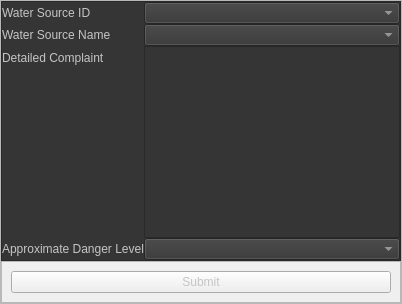
            <widget class="QWidget" name="page_4">
             <layout class="QHBoxLayout" name="horizontalLayout_14">
              <property name="spacing">
               <number>0</number>
              </property>
              <property name="leftMargin">
               <number>0</number>
              </property>
              <property name="topMargin">
               <number>0</number>
              </property>
              <property name="rightMargin">
               <number>0</number>
              </property>
              <property name="bottomMargin">
               <number>0</number>
              </property>
              <item>
               <widget class="QFrame" name="frame_15">
                <property name="frameShape">
                 <enum>QFrame::StyledPanel</enum>
                </property>
                <property name="frameShadow">
                 <enum>QFrame::Raised</enum>
                </property>
                <layout class="QVBoxLayout" name="verticalLayout_7">
                 <property name="spacing">
                  <number>0</number>
                 </property>
                 <property name="leftMargin">
                  <number>0</number>
                 </property>
                 <property name="topMargin">
                  <number>0</number>
                 </property>
                 <property name="rightMargin">
                  <number>0</number>
                 </property>
                 <property name="bottomMargin">
                  <number>0</number>
                 </property>
                 <item>
                  <widget class="QFrame" name="frame_16">
                   <property name="styleSheet">
                    <string notr="true">background-color: rgb(53, 53, 53);</string>
                   </property>
                   <property name="frameShape">
                    <enum>QFrame::StyledPanel</enum>
                   </property>
                   <property name="frameShadow">
                    <enum>QFrame::Raised</enum>
                   </property>
                   <layout class="QHBoxLayout" name="horizontalLayout_15">
                    <property name="spacing">
                     <number>0</number>
                    </property>
                    <property name="leftMargin">
                     <number>0</number>
                    </property>
                    <property name="topMargin">
                     <number>0</number>
                    </property>
                    <property name="rightMargin">
                     <number>0</number>
                    </property>
                    <property name="bottomMargin">
                     <number>0</number>
                    </property>
                    <item>
                     <layout class="QFormLayout" name="formLayout">
                      <item row="0" column="0">
                       <widget class="QLabel" name="label_5">
                        <property name="styleSheet">
                         <string notr="true">color:rgb(197, 197, 197);</string>
                        </property>
                        <property name="text">
                         <string>Water Source ID</string>
                        </property>
                       </widget>
                      </item>
                      <item row="0" column="1">
                       <widget class="QComboBox" name="comboBox">
                        <property name="styleSheet">
                         <string notr="true">color:rgb(197, 197, 197);
</string>
                        </property>
                       </widget>
                      </item>
                      <item row="1" column="0">
                       <widget class="QLabel" name="label_6">
                        <property name="styleSheet">
                         <string notr="true">color:rgb(197, 197, 197);
</string>
                        </property>
                        <property name="text">
                         <string>Water Source Name</string>
                        </property>
                       </widget>
                      </item>
                      <item row="1" column="1">
                       <widget class="QComboBox" name="comboBox_2">
                        <property name="styleSheet">
                         <string notr="true">color:rgb(197, 197, 197);</string>
                        </property>
                       </widget>
                      </item>
                      <item row="2" column="0">
                       <widget class="QLabel" name="label_7">
                        <property name="styleSheet">
                         <string notr="true">color:rgb(197, 197, 197);
</string>
                        </property>
                        <property name="text">
                         <string>Detailed Complaint</string>
                        </property>
                       </widget>
                      </item>
                      <item row="2" column="1">
                       <widget class="QTextEdit" name="textEdit">
                        <property name="styleSheet">
                         <string notr="true">color:rgb(197, 197, 197);
</string>
                        </property>
                       </widget>
                      </item>
                      <item row="3" column="0">
                       <widget class="QLabel" name="label_8">
                        <property name="styleSheet">
                         <string notr="true">color:rgb(197, 197, 197);</string>
                        </property>
                        <property name="text">
                         <string>Approximate Danger Level</string>
                        </property>
                       </widget>
                      </item>
                      <item row="3" column="1">
                       <widget class="QComboBox" name="comboBox_3">
                        <property name="styleSheet">
                         <string notr="true">color:rgb(197, 197, 197);
</string>
                        </property>
                       </widget>
                      </item>
                     </layout>
                    </item>
                   </layout>
                  </widget>
                 </item>
                 <item>
                  <widget class="QFrame" name="frame_17">
                   <property name="frameShape">
                    <enum>QFrame::StyledPanel</enum>
                   </property>
                   <property name="frameShadow">
                    <enum>QFrame::Raised</enum>
                   </property>
                   <layout class="QHBoxLayout" name="horizontalLayout_16">
                    <item>
                     <widget class="QPushButton" name="pushButton">
                      <property name="styleSheet">
                       <string notr="true">color:rgb(197, 197, 197);</string>
                      </property>
                      <property name="text">
                       <string>Submit</string>
                      </property>
                      <property name="icon">
                       <iconset resource="icons.qrc">
                        <normaloff>:/icons/icons/send.svg</normaloff>:/icons/icons/send.svg</iconset>
                      </property>
                      <property name="iconSize">
                       <size>
                        <width>20</width>
                        <height>20</height>
                       </size>
                      </property>
                     </widget>
                    </item>
                   </layout>
                  </widget>
                 </item>
                </layout>
               </widget>
              </item>
             </layout>
            </widget>
